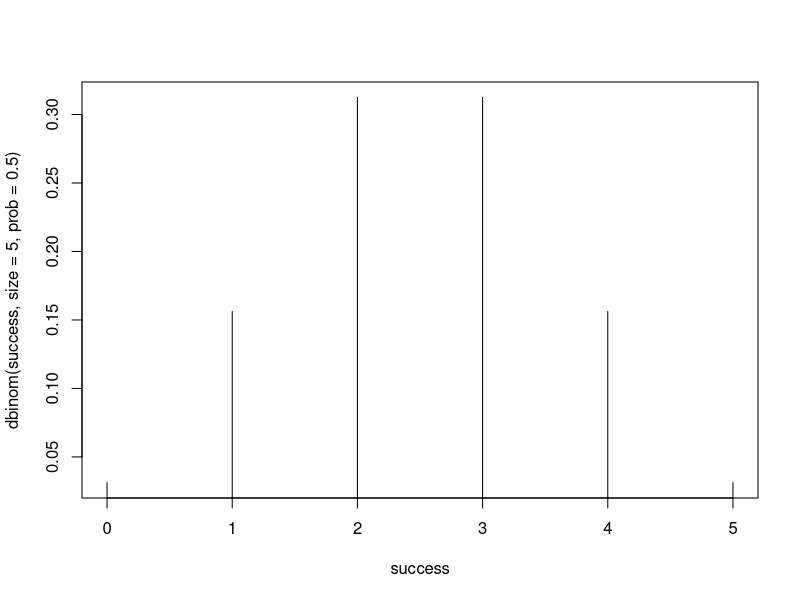

Generate this figure with R: (Note: this script raises an error after producing the figure.)
## ---- chunk 1
knitr::opts_chunk$set(echo = TRUE)
## ---- chunk 2
binom.test(16,50,.25)$p.value
## ---- chunk 3
qnorm(.86)
## ---- chunk 4
success <- 0:5

plot(success, dbinom(success, size=5, prob=.5),type='h')
## ---- chunk 5
dbinom(0,10,0.7)
## ---- chunk 6
E<-57*c(.4,.3,.2,.1)
O<-c(21,16,9,11)
ChisqStat <- sum((O-E)^2/E)
ChisqStat

#p-value is:

1-pchisq(ChisqStat, 4-1)
## ---- chunk 7
binom.test(84,200,0.54)$p.value
## ---- chunk 8
qnorm(0.2)
## ---- chunk 9
phat <- 167/298
sehat <- sqrt(phat*(1-phat)/298)
phat+qnorm(0.05)*sehat
phat-qnorm(0.005)*sehat
## ---- chunk 10
SeedTable <-matrix(c(2,0,0,1),2,2)
fisher.test(SeedTable)$p.value
## ---- chunk 11
Uptake_rate <-c(14.2, 24.1, 30.3, 34.6, 32.5, 35.4, 38.7, 
 9.3, 27.3, 35, 38.8, 38.6, 37.5, 42.4, 
15.1, 21, 38.1, 34, 38.9, 39.6, 41.4)
t.test(Uptake_rate, mu = 27)
## ---- chunk 12
t.test(count)
